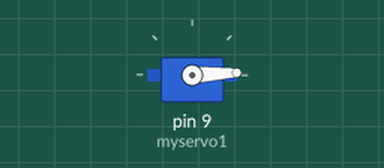
A sketch run on a simulated Arduino Uno, built with avr-gcc and run on an emulated ATmega328P. Shown: servo.

Above: at 0.05 s.
At 1.35 s:
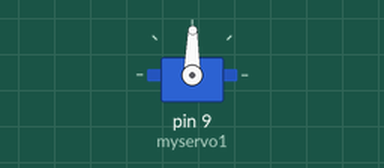
At 2.65 s:
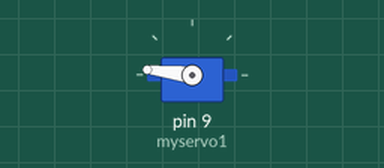
At 5.25 s:
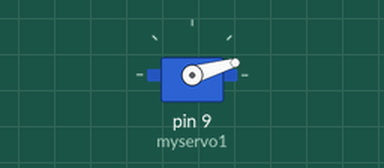
Timing chart, 0 to 7.1 s (numbered marks = the images above):
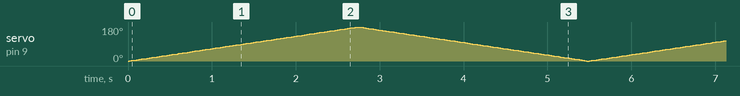

The sketch:

sizzling_jaagub1.ino
```cpp
#include <Servo.h>

Servo myservo1;  	// create servo object to control a servo
Servo myservo2;  	// twelve servo objects can be created on most boards

int pos = 0;    // variable to store the servo position

void setup() {
  myservo1.attach(8);  // attaches the servo on pin 9 to the servo object
  myservo1.attach(9);  // attaches the servo on pin 9 to the servo object
}

void loop() {
  for (pos = 0; pos <= 180; pos += 1) { // goes from 0 degrees to 180 degrees
    // in steps of 1 degree
    myservo1.write(pos);              // tell servo to go to position in variable 'pos'
    myservo2.write(pos);              // tell servo to go to position in variable 'pos'
    delay(15);                       // waits 15ms for the servo to reach the position
  }
  for (pos = 180; pos >= 0; pos -= 1) { // goes from 180 degrees to 0 degrees
    myservo1.write(pos);              // tell servo to go to position in variable 'pos'
    myservo2.write(pos);              // tell servo to go to position in variable 'pos'
    delay(15);                       // waits 15ms for the servo to reach the position
  }
}
```
